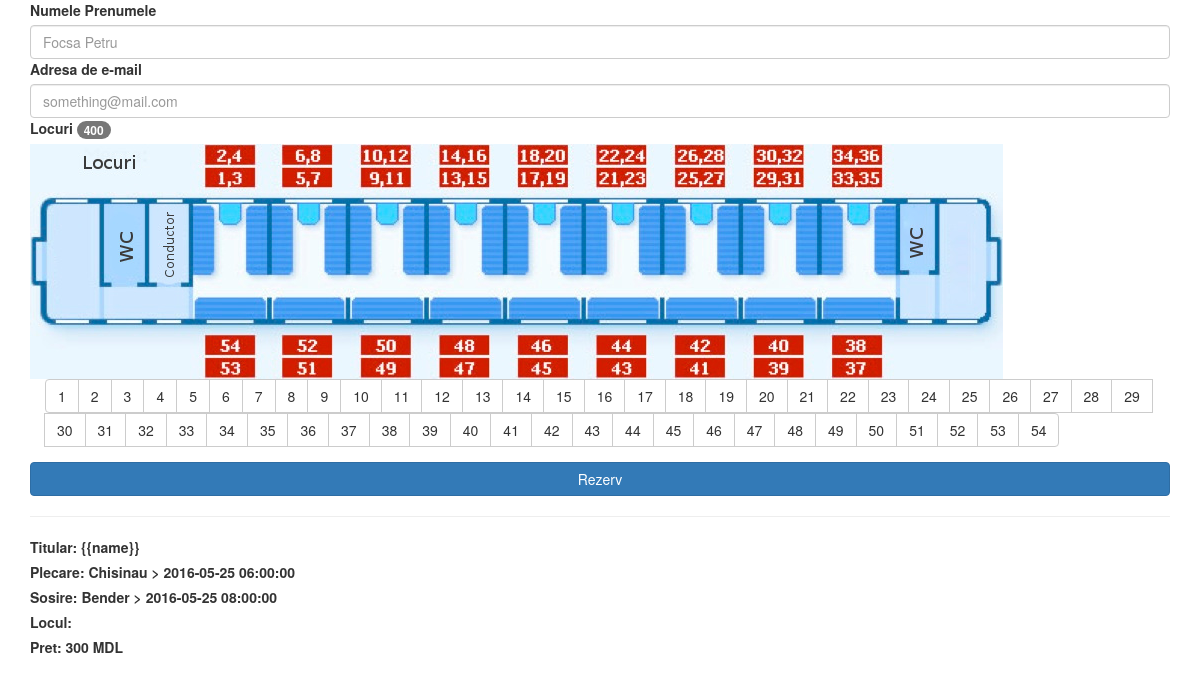
/order.php?sch=1, run on an earlier commit of the app's database.
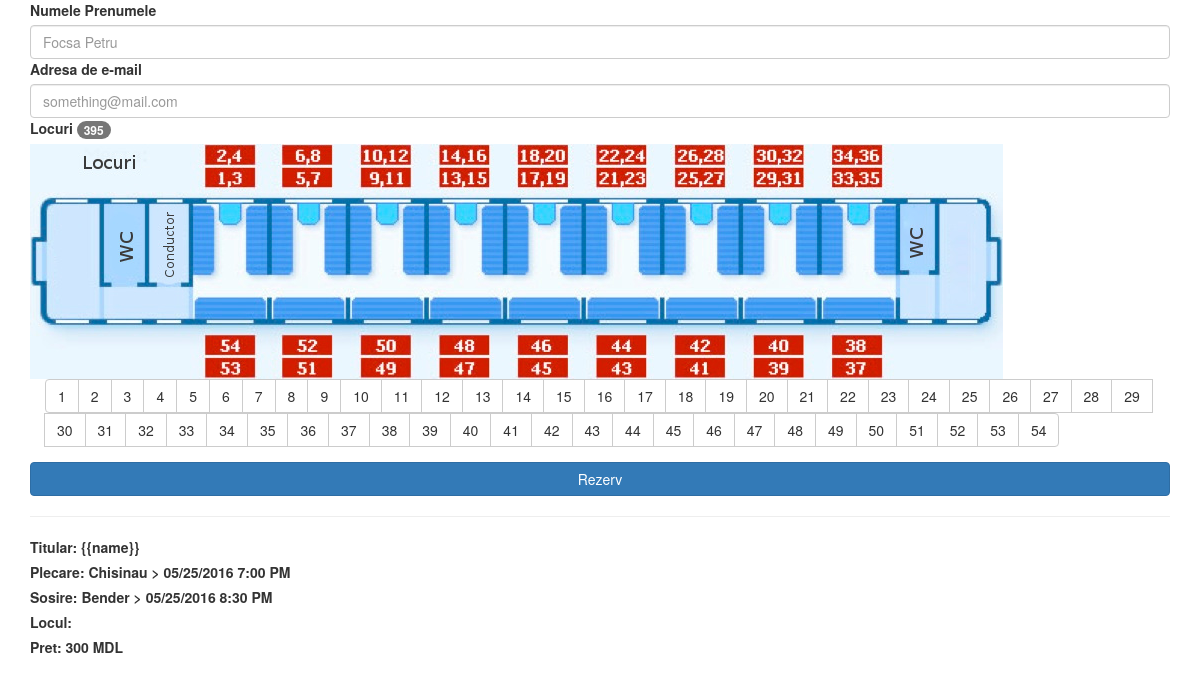
And on a later commit of the database.
### tables this page shows
CREATE TABLE `train` (
  `id` int(2) NOT NULL,
  `type` varchar(10) NOT NULL,
  `name` varchar(10) NOT NULL,
  `place` int(3) NOT NULL
);

CREATE TABLE `schedule` (
  `id` int(11) NOT NULL,
  `id_train` int(2) NOT NULL,
  `start` varchar(20) NOT NULL,
  `destination` varchar(20) NOT NULL,
  `start_time` varchar(20) NOT NULL,
  `destination_time` varchar(20) NOT NULL
);

### order.php (the view, shortened to what this page needs)
<?php
$sch_id=$_GET['sch'];
$querry = mysql_fetch_row(mysql_query("SELECT * FROM schedule WHERE id=$sch_id"));
$querryTrain=mysql_fetch_row(mysql_query("SELECT name,place FROM train WHERE id=$querry[1]"));
$numOfOrders=mysql_fetch_row(mysql_query("SELECT COUNT(sch_id) FROM orders"));
$numOfOrders=$numOfOrders[0];$free=$querryTrain[1] - $numOfOrders;
$price1 = mysql_fetch_row(mysql_query("SELECT distance FROM city WHERE name='$querry[2]'"));$price1 = $price1[0];
$price2 = mysql_fetch_row(mysql_query("SELECT distance FROM city WHERE name='$querry[3]'"));$price2 = $price2[0];
$price = ($price2 - $price1)*5;
?>
<!DOCTYPE html>
	<html>
		<head>
    <link rel="stylesheet" href="css/bootstrap.min.css" />
		</head>
		<body>
		<div class="container" ng-app="" >
			<form name="add" action="<?php echo htmlspecialchars($_SERVER["PHP_SELF"]);?>" method="POST">
				<div class="form-group" >
					<label>Numele Prenumele</label>
    				<input type="text" class="form-control" name="name"placeholder="Focsa Petru" required ng-model="name">
    				<label>Adresa de e-mail</label>
    				<input type="email" id="mail" class="form-control" placeholder="something@mail.com" name="mail"required ng-model="text">
    				<label>Locuri <span class="badge"><?php echo $free;?></span></label>
    				<img src="img/plackart.jpg" class="img-responsive">
    				<div class="btn-group container">
    					<?php
    						for($i=1;$i<55;$i++)
    							echo "<button type='button' class='btn btn-default' onclick='place($i)'>$i</button>";
    					?>
					</div>
				</div>
			  <button type="submit" class="btn btn-primary btn-block" name="submit" onsubmit="sendMail()">Rezerv</button>
			</form>
			<div id="send">
			<hr>
    				<label>Titular: {{name}} </label><br>
    				<label>Plecare: <?php echo "$querry[2] > $querry[4]";?> </label><br>
    				<label>Sosire: <?php echo "$querry[3] > $querry[5]";?> </label><br>
    				<label id="pos">Locul: </label><br>
    				<label>Pret: <?php echo $price;?> MDL</label>
    		</div>
		</div>
		</body>
	</html>

What changed in the data, as far as the page shows it:
no longer on this page (row unchanged): train: place "400"
changed schedule "Chisinau": start_time "2016-05-25 06:00:00" → "05/25/2016 7:00 PM"; destination_time "2016-05-25 08:00:00" → "05/25/2016 8:30 PM"
Also different on the page:
$free: (not shown) → "395"
